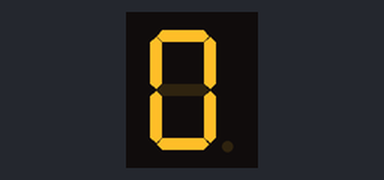
Bench run of a program on a simulated ESP32 board running MicroPython. Parts: 1-digit seven-segment display. The segment pins are drawn as the display they are named for.

Above: at 0.3 s.
At 5.1 s:
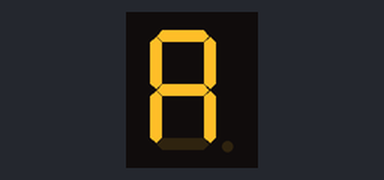
At 11.1 s:
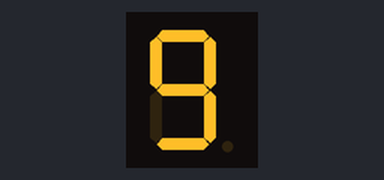
At 17.1 s:
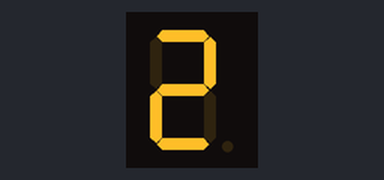
At 23.6 s:
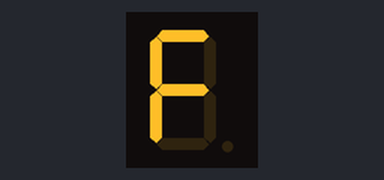
At 39.1 s:
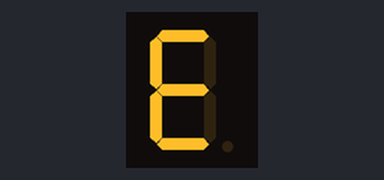

The program:

main.py
```python
from machine import Pin, Signal
from time import sleep


segs = [
    Signal(Pin(22, Pin.OUT), invert=True),    # Segment A
    Signal(Pin(23, Pin.OUT), invert=True),    # Segment B
    Signal(Pin(4, Pin.OUT), invert=True),     # Segment C
    Signal(Pin(5, Pin.OUT), invert=True),     # Segment D
    Signal(Pin(18, Pin.OUT), invert=True),    # Segment E
    Signal(Pin(21, Pin.OUT), invert=True),    # Segment F
    Signal(Pin(19, Pin.OUT), invert=True)     # Segment G
]

digits = [
    (True, True, True, True, True, True, False),         # 0
    (False, True, True, False, False, False, False),     # 1
    (True, True, False, True, True, False, True),        # 2
    (True, True, True, True, False, False, True),        # 3
    (False, True, True, False, False, True, True),       # 4
    (True, False, True, True, False, True, True),        # 5
    (True, False, True, True, True, True, True),         # 6
    (True, True, True, False, False, False, False),      # 7
    (True, True, True, True, True, True, True),          # 8
    (True, True, True, True, False, True, True),         # 9
    (True, True, True, False, True, True, True),         # A
    (False, False, True, True, True, True, True),        # B
    (True, False, False, True, True, True, False),       # C
    (False, True, True, True, True, False, True),        # D
    (True, False, False, True, True, True, True),        # E
    (True, False, False, False, True, True, True),       # F
]


def set_digit(number):
    pattern = digits[number]
    for i in range(len(segs)):
        if pattern[i]:
            segs[i].on()
        else:
            segs[i].off()


while True:
    for i in range(len(digits)):
        set_digit(i)
        sleep(0.5)

    for i in range(len(digits)):
        set_digit(len(digits) - i - 1)
        sleep(0.5)
```

Measured:
- what the display in image 0 shows lasts 0.4 s, from 0.1 s to 0.5 s
- what the display in image 4 shows lasts 0.9 s, from 23.6 s to 24.5 s
